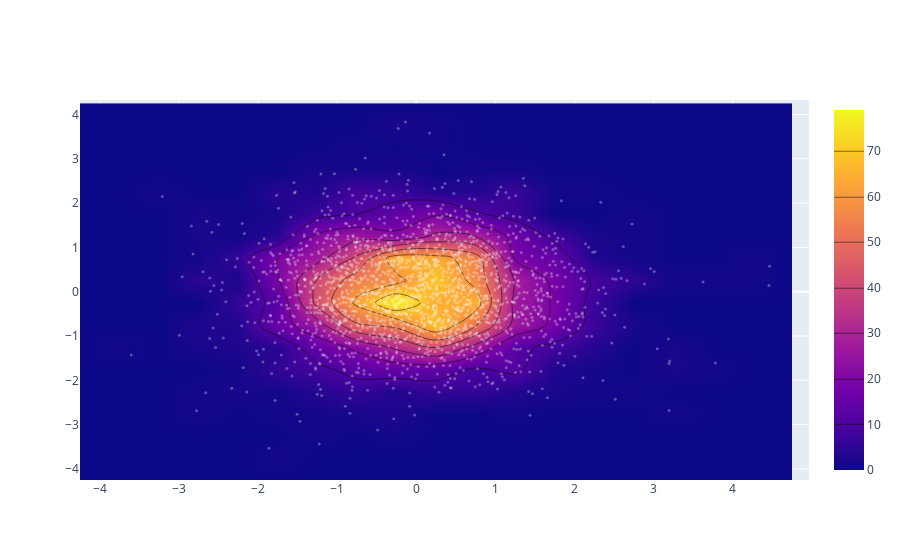

Write notebook code for a chart like this one.
### Code cell
import plotly.graph_objs as go
import numpy as np

x = np.random.randn(2000)
y = np.random.randn(2000)
iplot([go.Histogram2dContour(x=x, y=y, contours=dict(coloring='heatmap')),
       go.Scatter(x=x, y=y, mode='markers', marker=dict(color='white', size=3, opacity=0.3))], show_link=False)

### Figure 1 — Plotly figure (JSON) as saved in the notebook; plotly's stock layout.template omitted (floating-point values rounded to 4 significant figures; data arrays with more than 128 entries replaced by an {"elided": "..."} marker saying what was removed)
{"data": [{"contours": {"coloring": "heatmap"}, "type": "histogram2dcontour", "x": {"elided": "2000 float values"}, "y": {"elided": "2000 float values"}}, {"marker": {"color": "white", "opacity": 0.3, "size": 3}, "mode": "markers", "type": "scatter", "x": {"elided": "2000 float values"}, "y": {"elided": "2000 float values"}}], "layout": {}}
